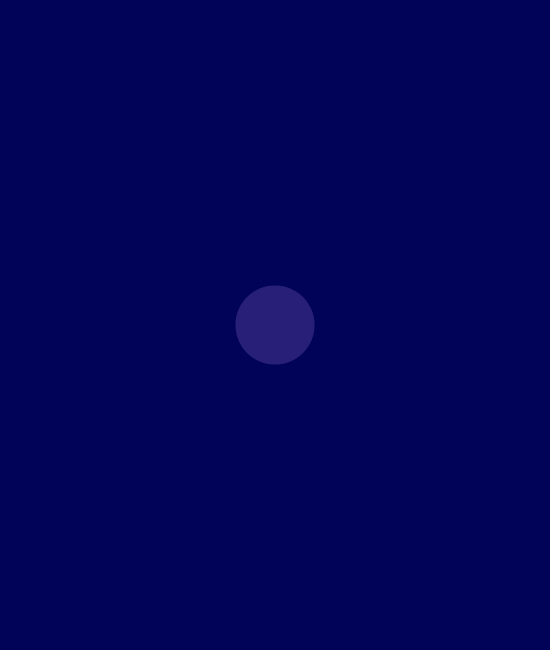
Frame 1 (no input)
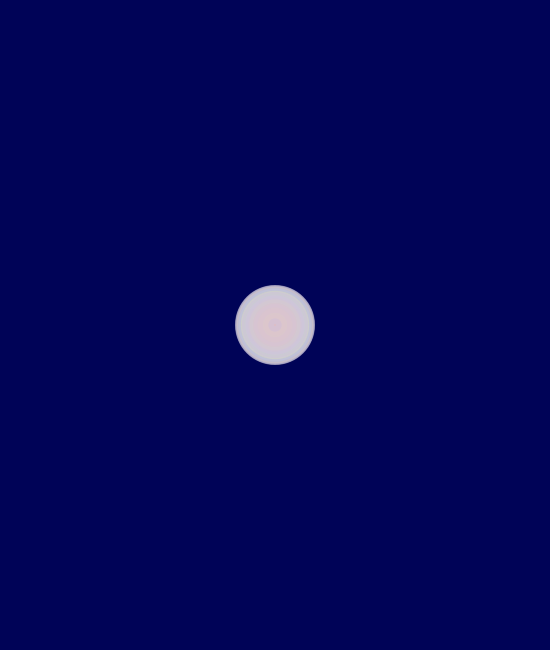
Frame 60 (the mouse pressed at the canvas centre just before this capture)
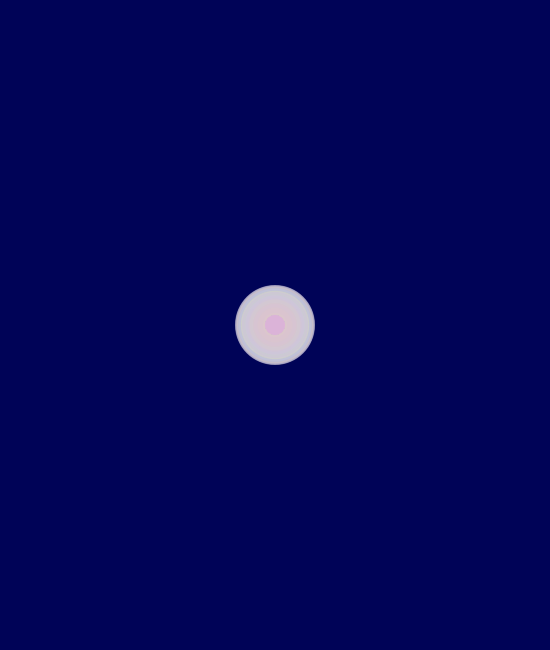
Frame 120 (the mouse held since frame 60 and released just before this capture)

The Processing sketch that drew these frames (run headless with seeded random() and noise(); from frame 60 on, the mouse is pressed at the canvas centre):

// Processing sketch: processing_187614
// ── processing_187614.pde

int counter;

void setup() {  //setup function called initially, only once
  size(550, 650);
  background(855);  //
  colorMode(HSB);   //set colors to Hue, Saturation, Brightness mode
  counter = 7;
}

void draw() {  //draw function loops 
  counter++;
  noStroke();
  fill(random(295),100,255,50);
  
  if(mousePressed == true) { //add some interaction
    ellipse(mouseX, mouseY, 20, 20);
  }
  else {
    ellipse(width/2, height/2, 80*sin(counter), 80*sin(counter));
  }
}
